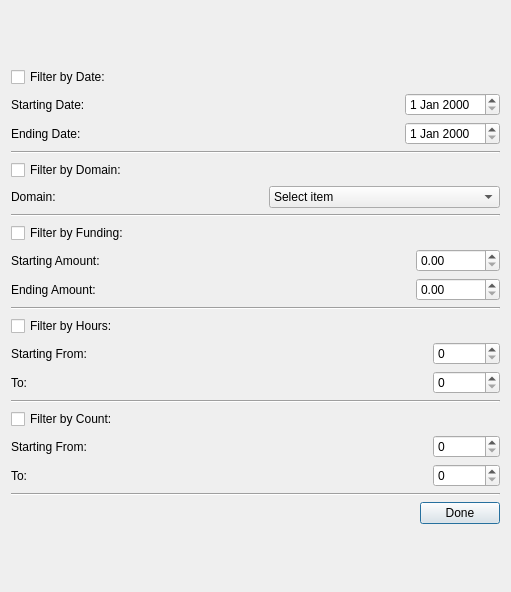
<?xml version="1.0" encoding="UTF-8"?>
<ui version="4.0">
 <class>filterDialog</class>
 <widget class="QDialog" name="filterDialog">
  <property name="geometry">
   <rect>
    <x>0</x>
    <y>0</y>
    <width>511</width>
    <height>592</height>
   </rect>
  </property>
  <property name="windowTitle">
   <string>Filter Data</string>
  </property>
  <layout class="QVBoxLayout" name="verticalLayout_7">
   <item>
    <layout class="QVBoxLayout" name="verticalLayout_6">
     <item>
      <layout class="QVBoxLayout" name="verticalLayout">
       <item>
        <widget class="QCheckBox" name="dateCheckBox">
         <property name="text">
          <string>Filter by Date:</string>
         </property>
        </widget>
       </item>
       <item>
        <layout class="QHBoxLayout" name="horizontalLayout">
         <item>
          <widget class="QLabel" name="startDateLabel">
           <property name="text">
            <string>Starting Date:</string>
           </property>
          </widget>
         </item>
         <item>
          <spacer name="horizontalSpacer_2">
           <property name="orientation">
            <enum>Qt::Horizontal</enum>
           </property>
           <property name="sizeHint" stdset="0">
            <size>
             <width>40</width>
             <height>20</height>
            </size>
           </property>
          </spacer>
         </item>
         <item>
          <widget class="QDateEdit" name="startDateEdit"/>
         </item>
        </layout>
       </item>
       <item>
        <layout class="QHBoxLayout" name="horizontalLayout_2">
         <item>
          <widget class="QLabel" name="endDateLabel">
           <property name="text">
            <string>Ending Date:</string>
           </property>
          </widget>
         </item>
         <item>
          <spacer name="horizontalSpacer_3">
           <property name="orientation">
            <enum>Qt::Horizontal</enum>
           </property>
           <property name="sizeHint" stdset="0">
            <size>
             <width>40</width>
             <height>20</height>
            </size>
           </property>
          </spacer>
         </item>
         <item>
          <widget class="QDateEdit" name="endDateEdit"/>
         </item>
        </layout>
       </item>
      </layout>
     </item>
     <item>
      <widget class="Line" name="line_2">
       <property name="orientation">
        <enum>Qt::Horizontal</enum>
       </property>
      </widget>
     </item>
     <item>
      <layout class="QVBoxLayout" name="verticalLayout_2">
       <item>
        <widget class="QCheckBox" name="domainCheckBox">
         <property name="text">
          <string>Filter by Domain:</string>
         </property>
        </widget>
       </item>
       <item>
        <layout class="QHBoxLayout" name="horizontalLayout_3">
         <item>
          <widget class="QLabel" name="domainLabel">
           <property name="text">
            <string>Domain:</string>
           </property>
          </widget>
         </item>
         <item>
          <spacer name="horizontalSpacer_4">
           <property name="orientation">
            <enum>Qt::Horizontal</enum>
           </property>
           <property name="sizeHint" stdset="0">
            <size>
             <width>40</width>
             <height>20</height>
            </size>
           </property>
          </spacer>
         </item>
         <item>
          <widget class="QComboBox" name="comboBox">
           <item>
            <property name="text">
             <string>Select item</string>
            </property>
           </item>
           <item>
            <property name="text">
             <string>Medicine</string>
            </property>
           </item>
           <item>
            <property name="text">
             <string>Anesthesia &amp; Perioperative Medicine</string>
            </property>
           </item>
           <item>
            <property name="text">
             <string>Family Medicine</string>
            </property>
           </item>
           <item>
            <property name="text">
             <string>Psychiatry</string>
            </property>
           </item>
           <item>
            <property name="text">
             <string>Medical Imaging</string>
            </property>
           </item>
          </widget>
         </item>
        </layout>
       </item>
      </layout>
     </item>
     <item>
      <widget class="Line" name="line_4">
       <property name="orientation">
        <enum>Qt::Horizontal</enum>
       </property>
      </widget>
     </item>
     <item>
      <layout class="QVBoxLayout" name="verticalLayout_3">
       <item>
        <widget class="QCheckBox" name="fundingCheckBox">
         <property name="text">
          <string>Filter by Funding:</string>
         </property>
        </widget>
       </item>
       <item>
        <layout class="QHBoxLayout" name="horizontalLayout_4">
         <item>
          <widget class="QLabel" name="startFundingLabel">
           <property name="text">
            <string>Starting Amount:</string>
           </property>
          </widget>
         </item>
         <item>
          <spacer name="horizontalSpacer_5">
           <property name="orientation">
            <enum>Qt::Horizontal</enum>
           </property>
           <property name="sizeHint" stdset="0">
            <size>
             <width>40</width>
             <height>20</height>
            </size>
           </property>
          </spacer>
         </item>
         <item>
          <widget class="QDoubleSpinBox" name="startDoubleSpinBox">
           <property name="maximum">
            <double>100000000000000000000.000000000000000</double>
           </property>
          </widget>
         </item>
        </layout>
       </item>
       <item>
        <layout class="QHBoxLayout" name="horizontalLayout_5">
         <item>
          <widget class="QLabel" name="endingFundingLabel">
           <property name="text">
            <string>Ending Amount:</string>
           </property>
          </widget>
         </item>
         <item>
          <spacer name="horizontalSpacer_6">
           <property name="orientation">
            <enum>Qt::Horizontal</enum>
           </property>
           <property name="sizeHint" stdset="0">
            <size>
             <width>40</width>
             <height>20</height>
            </size>
           </property>
          </spacer>
         </item>
         <item>
          <widget class="QDoubleSpinBox" name="endDoubleSpinBox">
           <property name="maximum">
            <double>100000000000000000000.000000000000000</double>
           </property>
          </widget>
         </item>
        </layout>
       </item>
      </layout>
     </item>
     <item>
      <widget class="Line" name="line_5">
       <property name="orientation">
        <enum>Qt::Horizontal</enum>
       </property>
      </widget>
     </item>
     <item>
      <layout class="QVBoxLayout" name="verticalLayout_4">
       <item>
        <widget class="QCheckBox" name="hourCheckBox">
         <property name="text">
          <string>Filter by Hours:</string>
         </property>
        </widget>
       </item>
       <item>
        <layout class="QHBoxLayout" name="horizontalLayout_6">
         <item>
          <widget class="QLabel" name="startHourLabel">
           <property name="text">
            <string>Starting From:</string>
           </property>
          </widget>
         </item>
         <item>
          <spacer name="horizontalSpacer_7">
           <property name="orientation">
            <enum>Qt::Horizontal</enum>
           </property>
           <property name="sizeHint" stdset="0">
            <size>
             <width>40</width>
             <height>20</height>
            </size>
           </property>
          </spacer>
         </item>
         <item>
          <widget class="QSpinBox" name="startHourSpinBox">
           <property name="maximum">
            <number>1000000000</number>
           </property>
          </widget>
         </item>
        </layout>
       </item>
       <item>
        <layout class="QHBoxLayout" name="horizontalLayout_7">
         <item>
          <widget class="QLabel" name="toHourLabel">
           <property name="text">
            <string>To:</string>
           </property>
          </widget>
         </item>
         <item>
          <spacer name="horizontalSpacer_8">
           <property name="orientation">
            <enum>Qt::Horizontal</enum>
           </property>
           <property name="sizeHint" stdset="0">
            <size>
             <width>40</width>
             <height>20</height>
            </size>
           </property>
          </spacer>
         </item>
         <item>
          <widget class="QSpinBox" name="endHourSpinBox">
           <property name="maximum">
            <number>1000000000</number>
           </property>
          </widget>
         </item>
        </layout>
       </item>
      </layout>
     </item>
     <item>
      <widget class="Line" name="line_3">
       <property name="orientation">
        <enum>Qt::Horizontal</enum>
       </property>
      </widget>
     </item>
     <item>
      <layout class="QVBoxLayout" name="verticalLayout_5">
       <item>
        <widget class="QCheckBox" name="countCheckBox">
         <property name="text">
          <string>Filter by Count:</string>
         </property>
        </widget>
       </item>
       <item>
        <layout class="QHBoxLayout" name="horizontalLayout_8">
         <item>
          <widget class="QLabel" name="startCountLabel">
           <property name="text">
            <string>Starting From:</string>
           </property>
          </widget>
         </item>
         <item>
          <spacer name="horizontalSpacer_9">
           <property name="orientation">
            <enum>Qt::Horizontal</enum>
           </property>
           <property name="sizeHint" stdset="0">
            <size>
             <width>40</width>
             <height>20</height>
            </size>
           </property>
          </spacer>
         </item>
         <item>
          <widget class="QSpinBox" name="startCountSpinBox">
           <property name="maximum">
            <number>1000000000</number>
           </property>
          </widget>
         </item>
        </layout>
       </item>
       <item>
        <layout class="QHBoxLayout" name="horizontalLayout_9">
         <item>
          <widget class="QLabel" name="endCountLabel">
           <property name="text">
            <string>To:</string>
           </property>
          </widget>
         </item>
         <item>
          <spacer name="horizontalSpacer_10">
           <property name="orientation">
            <enum>Qt::Horizontal</enum>
           </property>
           <property name="sizeHint" stdset="0">
            <size>
             <width>40</width>
             <height>20</height>
            </size>
           </property>
          </spacer>
         </item>
         <item>
          <widget class="QSpinBox" name="endCountSpinBox">
           <property name="maximum">
            <number>1000000000</number>
           </property>
          </widget>
         </item>
        </layout>
       </item>
      </layout>
     </item>
     <item>
      <widget class="Line" name="line">
       <property name="orientation">
        <enum>Qt::Horizontal</enum>
       </property>
      </widget>
     </item>
     <item>
      <layout class="QHBoxLayout" name="horizontalLayout_10">
       <item>
        <spacer name="horizontalSpacer">
         <property name="orientation">
          <enum>Qt::Horizontal</enum>
         </property>
         <property name="sizeHint" stdset="0">
          <size>
           <width>40</width>
           <height>20</height>
          </size>
         </property>
        </spacer>
       </item>
       <item>
        <widget class="QPushButton" name="filterDoneButton">
         <property name="text">
          <string>Done</string>
         </property>
        </widget>
       </item>
      </layout>
     </item>
    </layout>
   </item>
  </layout>
 </widget>
 <resources/>
 <connections/>
</ui>
